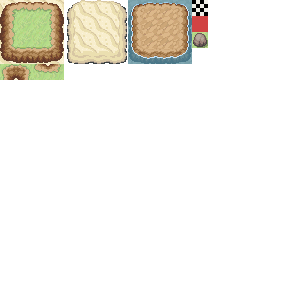
#> input picture modules/assets/tileset.png, 301 x 305 px
$ python tiles_converter.py
#> lines starting #> are read from the running program, lines starting #| are printed output that depends on the picture
### modules/terrain.py
try:
    from map_gen import get_tile, draw_map
except ImportError:
    from modules.map_gen import get_tile, draw_map

class Terrain:
    def __init__(self, liste):
        self.grid = liste[0]
        self.start = liste[1]
        self.end = liste[2]

    def get_adjacent(self, row, col):
        adjacent_indices = []
        biscorners = []
        directions = [(-1, 0), (1, 0), (0, -1), (0, 1), (1,1), (1,-1), (-1,1), (-1,-1)]

        for dr, dc in directions:
            new_row, new_col = row + dr, col + dc
            if 0 <= new_row < len(self.grid) and 0 <= new_col < len(self.grid[0]):
                if self.grid[new_row][new_col] == 1:
                    if sum((dr, dc)) in [0, -2, 2]:
                        biscorners.append((dr, dc))
                    else:
                        adjacent_indices.append((dr, dc))
        return [adjacent_indices, biscorners]

    # comment test
    def display(self):
        out = [['sol' for _ in range(len(self.grid[0]))] for _ in range(len(self.grid))]
        for x, row in enumerate(self.grid):
            for y, tile in enumerate(row):
                if tile == 0:
                    out[x][y] = 'mur'
                    # continue
                    adj = self.get_adjacent(x,y)
                    voisins = adj[0]
                    biscorners = adj[1]
                    if len(voisins) == 0:
                        out[x][y] = 'mur'
                        if len(biscorners) > 0:
                            if (1, 1) in biscorners:
                                out[x][y] = 'biscorner_se'
                            elif (1, -1) in biscorners:
                                out[x][y] = 'biscorner_sw'
                            elif (-1, 1) in biscorners:
                                out[x][y] = 'biscorner_ne'
                            elif (-1, -1) in biscorners:
                                out[x][y] = 'biscorner_nw'
                    else:
                        if len(voisins) == 1:
                            if voisins[0] == (1, 0):
                                out[x][y] = 'south'
                            elif voisins[0] == (-1, 0):
                                out[x][y] = 'north'
                            elif voisins[0] == (0, 1):
                                out[x][y] = 'east'
                            elif voisins[0] == (0, -1):
                                out[x][y] = 'west'

                        else:
                            if len(voisins) == 2:
                                if (1, 0) in voisins and (0, 1) in voisins:
                                    out[x][y] = 'corner_se'
                                elif (1, 0) in voisins and (0, -1) in voisins:
                                    out[x][y] = 'corner_sw'
                                elif (-1, 0) in voisins and (0, 1) in voisins:
                                    out[x][y] = 'corner_ne'
                                elif (-1, 0) in voisins and (0, -1) in voisins:
                                    out[x][y] = 'corner_nw'
                            else:
                                out[x][y] = 'pierre'
                if tile == 2:
                    out[x][y] = 'start'
                if tile == 3:
                    out[x][y] = 'end'


        grid = draw_map(out)
        return grid
    def __str__(self):
        return self.display().show()

### modules/map_gen.py
from PIL import Image

tiles = {
    'sol':(6,1),
    'mur':(1,1),
    'depart':(11,2),
    'north':(1,0),
    'south':(1,3),
    'west':(0,1),
    'east':(3,1),
    'corner_nw':(0,0),
    'corner_ne':(3,0),
    'corner_sw':(0,3),
    'corner_se':(3,3),
    'biscorner_nw':(3,4),
    'biscorner_ne':(2,4),
    'biscorner_sw':(1,4),
    'biscorner_se':(0,4),
    'start':(12,0),
    'end':(12,1),
    'pierre':(12,2)
}
import os

def get_tile(position, tile_size=(16, 16)):
    script_dir = os.path.dirname(__file__)
    tileset_path = os.path.join(script_dir, 'assets', 'tileset.png')
    tileset = Image.open(tileset_path)
    x, y = position
    tile_width, tile_height = tile_size
    left = x * tile_width
    upper = y * tile_height
    right = left + tile_width
    lower = upper + tile_height
    tile = tileset.crop((left, upper, right, lower))
    return tile

def draw_map(tile_matrix, tile_size=(16, 16)):
    rows = len(tile_matrix)
    cols = len(tile_matrix[0])
    map_width = cols * tile_size[0]
    map_height = rows * tile_size[1]
    map_image = Image.new('RGB', (map_width, map_height))

    for y, row in enumerate(tile_matrix):
        for x, tile in enumerate(row):
            tile = get_tile(tiles[tile], tile_size)
            map_image.paste(tile, (x * tile_size[0], y * tile_size[1]))

    return map_image

### modules/tiles_converter.py
try:
    from modules.terrain import Terrain
    from modules.stack import Stack
except:
    from terrain import Terrain
    from stack import Stack
from random import choice, randint
import math

# [68 lines left out: functions get_neigh, voisinnage, creation_plateau_recursif, not called in this run]


def bezier_curve(t:float, a:tuple, b:tuple, obs:tuple) -> tuple[float]:
    q0 = (1-t)**2 * a[0] + 2*(1-t)*t * obs[0] + t**2 * b[0]
    q1 = (1-t)**2 * a[1] + 2*(1-t)*t * obs[1] + t**2 * b[1]
    return (q0, q1)

def draw_bezier(plateau:list[list[int]], p1:tuple, p0:tuple, dim:int, obs:tuple, thickness=3) -> None:
    delta = max(abs(p1[0] - p0[0]), abs(p1[1] - p0[1])) + 1
    half_thickness = (thickness - 1) / 2

    for t in range(delta):
        x, y = bezier_curve(t / delta, p0, p1, obs)
        for dx in range(-int(half_thickness), int(half_thickness) + 1):
            for dy in range(-int(half_thickness), int(half_thickness) + 1):
                ix = min(max(math.floor(x) + dx, 0), dim-1)
                iy = min(max(math.floor(y) + dy, 0), dim-1)
                plateau[ix][iy] = 1


def get_control_point(p0, p1, dim, height=10):

    # vecteur des deux points
    dx = p1[0] - p0[0]
    dy = p1[1] - p0[1]

    # vecteur perpendiculaire au segment associé
    perp_x = -dy
    perp_y = dx

    # normaliser le vecteur perpendiculaire
    length = (perp_x**2 + perp_y**2)**0.5
    if length > 0:
        perp_x = choice([-1, 1]) * perp_x / length * height
        perp_y = choice([-1, 1]) * perp_y / length * height

    cp_x = max(min(p0[0] + dx + perp_x, dim-1), 0)
    cp_y = max(min(p0[1] + dy + perp_y, dim-1), 0)

    return (cp_x, cp_y)

def creation_plateau(dim, order=2):
    debug = False
    plateau = [[0 for _ in range(dim)] for _ in range(dim)]
    start = (0,0)
    end = (dim-start[0]-1,dim-start[1]-1)

    def y_coord(i):
        def borne(i):
            return max(min(math.floor((i/order)*(dim-1)), dim-1), 0)
        return randint(borne(i), borne(i+1))

    placed_points = [(randint(0, dim-1),
                    y_coord(i)
                    ) for i in range(order)]
    points = [start, *placed_points, end, None]
    observatory = []
    for i in range(1,len(points)-1):
        p0 = points[i-1]
        p1 = points[i]
        obs = get_control_point(p0, p1, dim)
        observatory.append(obs)

        # abcisse distane
        draw_bezier(plateau, p0, p1, dim, obs)

    plateau[start[0]][start[1]] = 2
    plateau[end[0]][end[1]] = 3
    if debug:
        for p in placed_points:
            plateau[p[0]][p[1]] = 2
        for p in observatory:
            plateau[int(p[0])][int(p[1])] = 3
    return [plateau, start, end]

if __name__ == '__main__':
    plateau = Terrain(creation_plateau(500, 300))
    plateau.display()
#> in draw_map, `map_image = Image.new('RGB', (map_width, map_height))`: map_image: PIL image 8000x8000 RGB; every value is 0
#> in get_tile, tileset is the input picture: PIL image 301x305 RGBA; mean R, G, B, A 27.6, 25.7, 20, 37.8
#> in get_tile, `tile = tileset.crop((left, upper, right, lower))`:
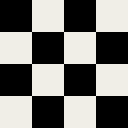
#> tile: PIL image 16x16 RGBA (shown 8 times larger); mean R, G, B, A 120, 119, 115.5, 255
